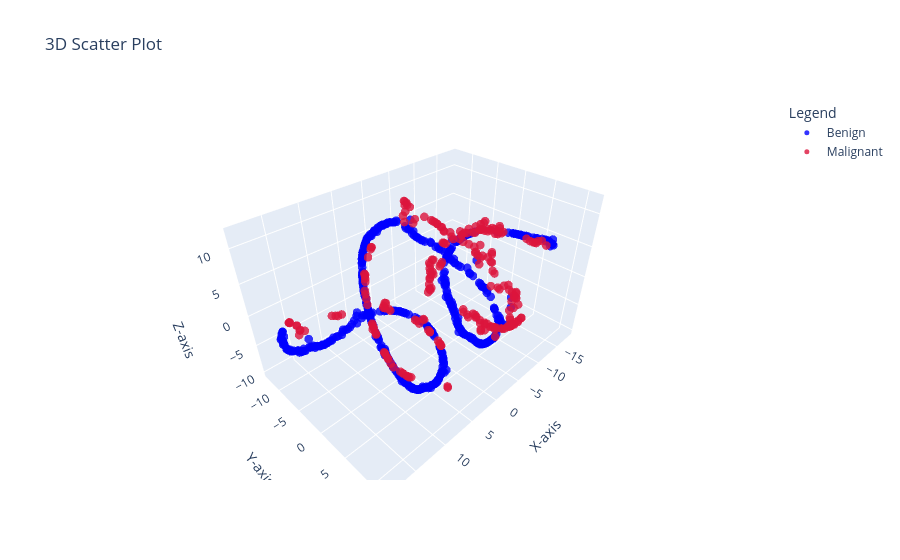

The cell this chart's notebook holds for it:
### Code cell
plot_3d_plotly(T0,y,color_map=Dict)

### Figure 1 — Plotly figure (JSON) as saved in the notebook; plotly's stock layout.template omitted (floating-point values rounded to 4 significant figures; data arrays with more than 128 entries replaced by an {"elided": "..."} marker saying what was removed)
{"data": [{"marker": {"color": "blue", "line": {"width": 0}, "opacity": 0.8, "size": 5}, "mode": "markers", "name": "Benign", "type": "scatter3d", "x": {"elided": "444 float values"}, "y": {"elided": "444 float values"}, "z": {"elided": "444 float values"}}, {"marker": {"color": "crimson", "line": {"width": 0}, "opacity": 0.8, "size": 5}, "mode": "markers", "name": "Malignant", "type": "scatter3d", "x": {"elided": "239 float values"}, "y": {"elided": "239 float values"}, "z": {"elided": "239 float values"}}], "layout": {"legend": {"title": {"text": "Legend"}}, "scene": {"xaxis": {"title": {"text": "X-axis"}}, "yaxis": {"title": {"text": "Y-axis"}}, "zaxis": {"title": {"text": "Z-axis"}}}, "title": {"text": "3D Scatter Plot"}}}
